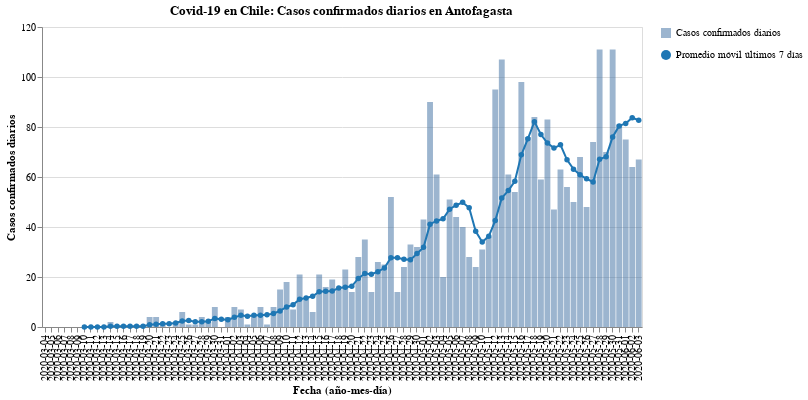

The cell this chart's notebook holds for it:
### Code cell
#hide_input
bars, line = my_cases_plot(region)
(bars + line).properties(
    title=f'Covid-19 en Chile: Casos confirmados diarios en {region}',
    width=600
)

### Figure 1 — Vega-Lite specification as saved in the notebook (floating-point values rounded to 4 significant figures)
{"config": {"view": {"continuousWidth": 400, "continuousHeight": 300}}, "layer": [{"mark": {"type": "bar", "opacity": 0.7}, "encoding": {"opacity": {"type": "nominal", "field": "Casos confirmados diarios", "legend": {"title": ""}}, "tooltip": [{"type": "nominal", "field": "Fecha"}, {"type": "quantitative", "field": "Casos confirmados"}], "x": {"type": "nominal", "axis": {"title": "Fecha (año-mes-día)"}, "field": "Fecha"}, "y": {"type": "quantitative", "axis": {"title": "Casos confirmados diarios"}, "field": "Casos confirmados"}}}, {"mark": {"type": "line", "color": "#1f77b4", "point": {"filled": true, "fill": "#1f77b4"}}, "encoding": {"shape": {"type": "nominal", "field": "Promedio móvil últimos 7 días", "legend": {"title": ""}}, "x": {"type": "nominal", "axis": {"title": "Fecha (año-mes-día)"}, "field": "Fecha"}, "y": {"type": "quantitative", "field": "Rolling"}}}], "data": {"name": "data-acb7026bdc476f519af882024f139931"}, "title": "Covid-19 en Chile: Casos confirmados diarios en Antofagasta", "width": 600, "$schema": "https://vega.github.io/schema/vega-lite/v4.8.1.json", "datasets": {"data-acb7026bdc476f519af882024f139931": [{"Fecha": "2020-03-04", "Casos confirmados": 0, "Rolling": null, "Casos confirmados diarios": "Casos confirmados diarios", "Promedio móvil últimos 7 días": "Promedio móvil últimos 7 días"}, {"Fecha": "2020-03-05", "Casos confirmados": 0, "Rolling": null, "Casos confirmados diarios": "Casos confirmados diarios", "Promedio móvil últimos 7 días": "Promedio móvil últimos 7 días"}, {"Fecha": "2020-03-06", "Casos confirmados": 0, "Rolling": null, "Casos confirmados diarios": "Casos confirmados diarios", "Promedio móvil últimos 7 días": "Promedio móvil últimos 7 días"}, {"Fecha": "2020-03-07", "Casos confirmados": 0, "Rolling": null, "Casos confirmados diarios": "Casos confirmados diarios", "Promedio móvil últimos 7 días": "Promedio móvil últimos 7 días"}, {"Fecha": "2020-03-08", "Casos confirmados": 0, "Rolling": null, "Casos confirmados diarios": "Casos confirmados diarios", "Promedio móvil últimos 7 días": "Promedio móvil últimos 7 días"}, {"Fecha": "2020-03-09", "Casos confirmados": 0, "Rolling": null, "Casos confirmados diarios": "Casos confirmados diarios", "Promedio móvil últimos 7 días": "Promedio móvil últimos 7 días"}, {"Fecha": "2020-03-10", "Casos confirmados": 0, "Rolling": 0.0, "Casos confirmados diarios": "Casos confirmados diarios", "Promedio móvil últimos 7 días": "Promedio móvil últimos 7 días"}, {"Fecha": "2020-03-11", "Casos confirmados": 0, "Rolling": 0.0, "Casos confirmados diarios": "Casos confirmados diarios", "Promedio móvil últimos 7 días": "Promedio móvil últimos 7 días"}, {"Fecha": "2020-03-12", "Casos confirmados": 0, "Rolling": 0.0, "Casos confirmados diarios": "Casos confirmados diarios", "Promedio móvil últimos 7 días": "Promedio móvil últimos 7 días"}, {"Fecha": "2020-03-13", "Casos confirmados": 0, "Rolling": 0.0, "Casos confirmados diarios": "Casos confirmados diarios", "Promedio móvil últimos 7 días": "Promedio móvil últimos 7 días"}, {"Fecha": "2020-03-14", "Casos confirmados": 2, "Rolling": 0.2857, "Casos confirmados diarios": "Casos confirmados diarios", "Promedio móvil últimos 7 días": "Promedio móvil últimos 7 días"}, {"Fecha": "2020-03-15", "Casos confirmados": 0, "Rolling": 0.2857, "Casos confirmados diarios": "Casos confirmados diarios", "Promedio móvil últimos 7 días": "Promedio móvil últimos 7 días"}, {"Fecha": "2020-03-16", "Casos confirmados": 0, "Rolling": 0.2857, "Casos confirmados diarios": "Casos confirmados diarios", "Promedio móvil últimos 7 días": "Promedio móvil últimos 7 días"}, {"Fecha": "2020-03-17", "Casos confirmados": 0, "Rolling": 0.2857, "Casos confirmados diarios": "Casos confirmados diarios", "Promedio móvil últimos 7 días": "Promedio móvil últimos 7 días"}, {"Fecha": "2020-03-18", "Casos confirmados": 0, "Rolling": 0.2857, "Casos confirmados diarios": "Casos confirmados diarios", "Promedio móvil últimos 7 días": "Promedio móvil últimos 7 días"}, {"Fecha": "2020-03-19", "Casos confirmados": 0, "Rolling": 0.2857, "Casos confirmados diarios": "Casos confirmados diarios", "Promedio móvil últimos 7 días": "Promedio móvil últimos 7 días"}, {"Fecha": "2020-03-20", "Casos confirmados": 4, "Rolling": 0.8571, "Casos confirmados diarios": "Casos confirmados diarios", "Promedio móvil últimos 7 días": "Promedio móvil últimos 7 días"}, {"Fecha": "2020-03-21", "Casos confirmados": 4, "Rolling": 1.143, "Casos confirmados diarios": "Casos confirmados diarios", "Promedio móvil últimos 7 días": "Promedio móvil últimos 7 días"}, {"Fecha": "2020-03-22", "Casos confirmados": 1, "Rolling": 1.286, "Casos confirmados diarios": "Casos confirmados diarios", "Promedio móvil últimos 7 días": "Promedio móvil últimos 7 días"}, {"Fecha": "2020-03-23", "Casos confirmados": 0, "Rolling": 1.286, "Casos confirmados diarios": "Casos confirmados diarios", "Promedio móvil últimos 7 días": "Promedio móvil últimos 7 días"}, {"Fecha": "2020-03-24", "Casos confirmados": 2, "Rolling": 1.571, "Casos confirmados diarios": "Casos confirmados diarios", "Promedio móvil últimos 7 días": "Promedio móvil últimos 7 días"}, {"Fecha": "2020-03-25", "Casos confirmados": 6, "Rolling": 2.429, "Casos confirmados diarios": "Casos confirmados diarios", "Promedio móvil últimos 7 días": "Promedio móvil últimos 7 días"}, {"Fecha": "2020-03-26", "Casos confirmados": 1, "Rolling": 2.571, "Casos confirmados diarios": "Casos confirmados diarios", "Promedio móvil últimos 7 días": "Promedio móvil últimos 7 días"}, {"Fecha": "2020-03-27", "Casos confirmados": 1, "Rolling": 2.143, "Casos confirmados diarios": "Casos confirmados diarios", "Promedio móvil últimos 7 días": "Promedio móvil últimos 7 días"}, {"Fecha": "2020-03-28", "Casos confirmados": 4, "Rolling": 2.143, "Casos confirmados diarios": "Casos confirmados diarios", "Promedio móvil últimos 7 días": "Promedio móvil últimos 7 días"}, {"Fecha": "2020-03-29", "Casos confirmados": 2, "Rolling": 2.286, "Casos confirmados diarios": "Casos confirmados diarios", "Promedio móvil últimos 7 días": "Promedio móvil últimos 7 días"}, {"Fecha": "2020-03-30", "Casos confirmados": 8, "Rolling": 3.429, "Casos confirmados diarios": "Casos confirmados diarios", "Promedio móvil últimos 7 días": "Promedio móvil últimos 7 días"}, {"Fecha": "2020-03-31", "Casos confirmados": 0, "Rolling": 3.143, "Casos confirmados diarios": "Casos confirmados diarios", "Promedio móvil últimos 7 días": "Promedio móvil últimos 7 días"}, {"Fecha": "2020-04-01", "Casos confirmados": 4, "Rolling": 2.857, "Casos confirmados diarios": "Casos confirmados diarios", "Promedio móvil últimos 7 días": "Promedio móvil últimos 7 días"}, {"Fecha": "2020-04-02", "Casos confirmados": 8, "Rolling": 3.857, "Casos confirmados diarios": "Casos confirmados diarios", "Promedio móvil últimos 7 días": "Promedio móvil últimos 7 días"}, {"Fecha": "2020-04-03", "Casos confirmados": 7, "Rolling": 4.714, "Casos confirmados diarios": "Casos confirmados diarios", "Promedio móvil últimos 7 días": "Promedio móvil últimos 7 días"}, {"Fecha": "2020-04-04", "Casos confirmados": 1, "Rolling": 4.286, "Casos confirmados diarios": "Casos confirmados diarios", "Promedio móvil últimos 7 días": "Promedio móvil últimos 7 días"}, {"Fecha": "2020-04-05", "Casos confirmados": 5, "Rolling": 4.714, "Casos confirmados diarios": "Casos confirmados diarios", "Promedio móvil últimos 7 días": "Promedio móvil últimos 7 días"}, {"Fecha": "2020-04-06", "Casos confirmados": 8, "Rolling": 4.714, "Casos confirmados diarios": "Casos confirmados diarios", "Promedio móvil últimos 7 días": "Promedio móvil últimos 7 días"}, {"Fecha": "2020-04-07", "Casos confirmados": 1, "Rolling": 4.857, "Casos confirmados diarios": "Casos confirmados diarios", "Promedio móvil últimos 7 días": "Promedio móvil últimos 7 días"}, {"Fecha": "2020-04-08", "Casos confirmados": 8, "Rolling": 5.429, "Casos confirmados diarios": "Casos confirmados diarios", "Promedio móvil últimos 7 días": "Promedio móvil últimos 7 días"}, {"Fecha": "2020-04-09", "Casos confirmados": 15, "Rolling": 6.429, "Casos confirmados diarios": "Casos confirmados diarios", "Promedio móvil últimos 7 días": "Promedio móvil últimos 7 días"}, {"Fecha": "2020-04-10", "Casos confirmados": 18, "Rolling": 8.0, "Casos confirmados diarios": "Casos confirmados diarios", "Promedio móvil últimos 7 días": "Promedio móvil últimos 7 días"}, {"Fecha": "2020-04-11", "Casos confirmados": 7, "Rolling": 8.857, "Casos confirmados diarios": "Casos confirmados diarios", "Promedio móvil últimos 7 días": "Promedio móvil últimos 7 días"}, {"Fecha": "2020-04-12", "Casos confirmados": 21, "Rolling": 11.14, "Casos confirmados diarios": "Casos confirmados diarios", "Promedio móvil últimos 7 días": "Promedio móvil últimos 7 días"}, {"Fecha": "2020-04-13", "Casos confirmados": 11, "Rolling": 11.57, "Casos confirmados diarios": "Casos confirmados diarios", "Promedio móvil últimos 7 días": "Promedio móvil últimos 7 días"}, {"Fecha": "2020-04-14", "Casos confirmados": 6, "Rolling": 12.29, "Casos confirmados diarios": "Casos confirmados diarios", "Promedio móvil últimos 7 días": "Promedio móvil últimos 7 días"}, {"Fecha": "2020-04-15", "Casos confirmados": 21, "Rolling": 14.14, "Casos confirmados diarios": "Casos confirmados diarios", "Promedio móvil últimos 7 días": "Promedio móvil últimos 7 días"}, {"Fecha": "2020-04-16", "Casos confirmados": 16, "Rolling": 14.29, "Casos confirmados diarios": "Casos confirmados diarios", "Promedio móvil últimos 7 días": "Promedio móvil últimos 7 días"}, {"Fecha": "2020-04-17", "Casos confirmados": 19, "Rolling": 14.43, "Casos confirmados diarios": "Casos confirmados diarios", "Promedio móvil últimos 7 días": "Promedio móvil últimos 7 días"}, {"Fecha": "2020-04-18", "Casos confirmados": 15, "Rolling": 15.57, "Casos confirmados diarios": "Casos confirmados diarios", "Promedio móvil últimos 7 días": "Promedio móvil últimos 7 días"}, {"Fecha": "2020-04-19", "Casos confirmados": 23, "Rolling": 15.86, "Casos confirmados diarios": "Casos confirmados diarios", "Promedio móvil últimos 7 días": "Promedio móvil últimos 7 días"}, {"Fecha": "2020-04-20", "Casos confirmados": 14, "Rolling": 16.29, "Casos confirmados diarios": "Casos confirmados diarios", "Promedio móvil últimos 7 días": "Promedio móvil últimos 7 días"}, {"Fecha": "2020-04-21", "Casos confirmados": 28, "Rolling": 19.43, "Casos confirmados diarios": "Casos confirmados diarios", "Promedio móvil últimos 7 días": "Promedio móvil últimos 7 días"}, {"Fecha": "2020-04-22", "Casos confirmados": 35, "Rolling": 21.43, "Casos confirmados diarios": "Casos confirmados diarios", "Promedio móvil últimos 7 días": "Promedio móvil últimos 7 días"}, {"Fecha": "2020-04-23", "Casos confirmados": 14, "Rolling": 21.14, "Casos confirmados diarios": "Casos confirmados diarios", "Promedio móvil últimos 7 días": "Promedio móvil últimos 7 días"}, {"Fecha": "2020-04-24", "Casos confirmados": 26, "Rolling": 22.14, "Casos confirmados diarios": "Casos confirmados diarios", "Promedio móvil últimos 7 días": "Promedio móvil últimos 7 días"}, {"Fecha": "2020-04-25", "Casos confirmados": 25, "Rolling": 23.57, "Casos confirmados diarios": "Casos confirmados diarios", "Promedio móvil últimos 7 días": "Promedio móvil últimos 7 días"}, {"Fecha": "2020-04-26", "Casos confirmados": 52, "Rolling": 27.71, "Casos confirmados diarios": "Casos confirmados diarios", "Promedio móvil últimos 7 días": "Promedio móvil últimos 7 días"}, {"Fecha": "2020-04-27", "Casos confirmados": 14, "Rolling": 27.71, "Casos confirmados diarios": "Casos confirmados diarios", "Promedio móvil últimos 7 días": "Promedio móvil últimos 7 días"}, {"Fecha": "2020-04-28", "Casos confirmados": 24, "Rolling": 27.14, "Casos confirmados diarios": "Casos confirmados diarios", "Promedio móvil últimos 7 días": "Promedio móvil últimos 7 días"}, {"Fecha": "2020-04-29", "Casos confirmados": 33, "Rolling": 26.86, "Casos confirmados diarios": "Casos confirmados diarios", "Promedio móvil últimos 7 días": "Promedio móvil últimos 7 días"}, {"Fecha": "2020-04-30", "Casos confirmados": 32, "Rolling": 29.43, "Casos confirmados diarios": "Casos confirmados diarios", "Promedio móvil últimos 7 días": "Promedio móvil últimos 7 días"}, {"Fecha": "2020-05-01", "Casos confirmados": 43, "Rolling": 31.86, "Casos confirmados diarios": "Casos confirmados diarios", "Promedio móvil últimos 7 días": "Promedio móvil últimos 7 días"}, {"Fecha": "2020-05-02", "Casos confirmados": 90, "Rolling": 41.14, "Casos confirmados diarios": "Casos confirmados diarios", "Promedio móvil últimos 7 días": "Promedio móvil últimos 7 días"}, {"Fecha": "2020-05-03", "Casos confirmados": 61, "Rolling": 42.43, "Casos confirmados diarios": "Casos confirmados diarios", "Promedio móvil últimos 7 días": "Promedio móvil últimos 7 días"}, {"Fecha": "2020-05-04", "Casos confirmados": 20, "Rolling": 43.29, "Casos confirmados diarios": "Casos confirmados diarios", "Promedio móvil últimos 7 días": "Promedio móvil últimos 7 días"}, {"Fecha": "2020-05-05", "Casos confirmados": 51, "Rolling": 47.14, "Casos confirmados diarios": "Casos confirmados diarios", "Promedio móvil últimos 7 días": "Promedio móvil últimos 7 días"}, {"Fecha": "2020-05-06", "Casos confirmados": 44, "Rolling": 48.71, "Casos confirmados diarios": "Casos confirmados diarios", "Promedio móvil últimos 7 días": "Promedio móvil últimos 7 días"}, {"Fecha": "2020-05-07", "Casos confirmados": 40, "Rolling": 49.86, "Casos confirmados diarios": "Casos confirmados diarios", "Promedio móvil últimos 7 días": "Promedio móvil últimos 7 días"}, {"Fecha": "2020-05-08", "Casos confirmados": 28, "Rolling": 47.71, "Casos confirmados diarios": "Casos confirmados diarios", "Promedio móvil últimos 7 días": "Promedio móvil últimos 7 días"}, {"Fecha": "2020-05-09", "Casos confirmados": 24, "Rolling": 38.29, "Casos confirmados diarios": "Casos confirmados diarios", "Promedio móvil últimos 7 días": "Promedio móvil últimos 7 días"}, {"Fecha": "2020-05-10", "Casos confirmados": 31, "Rolling": 34.0, "Casos confirmados diarios": "Casos confirmados diarios", "Promedio móvil últimos 7 días": "Promedio móvil últimos 7 días"}, {"Fecha": "2020-05-11", "Casos confirmados": 36, "Rolling": 36.29, "Casos confirmados diarios": "Casos confirmados diarios", "Promedio móvil últimos 7 días": "Promedio móvil últimos 7 días"}, {"Fecha": "2020-05-12", "Casos confirmados": 95, "Rolling": 42.57, "Casos confirmados diarios": "Casos confirmados diarios", "Promedio móvil últimos 7 días": "Promedio móvil últimos 7 días"}, {"Fecha": "2020-05-13", "Casos confirmados": 107, "Rolling": 51.57, "Casos confirmados diarios": "Casos confirmados diarios", "Promedio móvil últimos 7 días": "Promedio móvil últimos 7 días"}, {"Fecha": "2020-05-14", "Casos confirmados": 61, "Rolling": 54.57, "Casos confirmados diarios": "Casos confirmados diarios", "Promedio móvil últimos 7 días": "Promedio móvil últimos 7 días"}, {"Fecha": "2020-05-15", "Casos confirmados": 54, "Rolling": 58.29, "Casos confirmados diarios": "Casos confirmados diarios", "Promedio móvil últimos 7 días": "Promedio móvil últimos 7 días"}, {"Fecha": "2020-05-16", "Casos confirmados": 98, "Rolling": 68.86, "Casos confirmados diarios": "Casos confirmados diarios", "Promedio móvil últimos 7 días": "Promedio móvil últimos 7 días"}, {"Fecha": "2020-05-17", "Casos confirmados": 76, "Rolling": 75.29, "Casos confirmados diarios": "Casos confirmados diarios", "Promedio móvil últimos 7 días": "Promedio móvil últimos 7 días"}, {"Fecha": "2020-05-18", "Casos confirmados": 84, "Rolling": 82.14, "Casos confirmados diarios": "Casos confirmados diarios", "Promedio móvil últimos 7 días": "Promedio móvil últimos 7 días"}, {"Fecha": "2020-05-19", "Casos confirmados": 59, "Rolling": 77.0, "Casos confirmados diarios": "Casos confirmados diarios", "Promedio móvil últimos 7 días": "Promedio móvil últimos 7 días"}, {"Fecha": "2020-05-20", "Casos confirmados": 83, "Rolling": 73.57, "Casos confirmados diarios": "Casos confirmados diarios", "Promedio móvil últimos 7 días": "Promedio móvil últimos 7 días"}, {"Fecha": "2020-05-21", "Casos confirmados": 47, "Rolling": 71.57, "Casos confirmados diarios": "Casos confirmados diarios", "Promedio móvil últimos 7 días": "Promedio móvil últimos 7 días"}, {"Fecha": "2020-05-22", "Casos confirmados": 63, "Rolling": 72.86, "Casos confirmados diarios": "Casos confirmados diarios", "Promedio móvil últimos 7 días": "Promedio móvil últimos 7 días"}, {"Fecha": "2020-05-23", "Casos confirmados": 56, "Rolling": 66.86, "Casos confirmados diarios": "Casos confirmados diarios", "Promedio móvil últimos 7 días": "Promedio móvil últimos 7 días"}, {"Fecha": "2020-05-24", "Casos confirmados": 50, "Rolling": 63.14, "Casos confirmados diarios": "Casos confirmados diarios", "Promedio móvil últimos 7 días": "Promedio móvil últimos 7 días"}, {"Fecha": "2020-05-25", "Casos confirmados": 68, "Rolling": 60.86, "Casos confirmados diarios": "Casos confirmados diarios", "Promedio móvil últimos 7 días": "Promedio móvil últimos 7 días"}, {"Fecha": "2020-05-26", "Casos confirmados": 48, "Rolling": 59.29, "Casos confirmados diarios": "Casos confirmados diarios", "Promedio móvil últimos 7 días": "Promedio móvil últimos 7 días"}, {"Fecha": "2020-05-27", "Casos confirmados": 74, "Rolling": 58.0, "Casos confirmados diarios": "Casos confirmados diarios", "Promedio móvil últimos 7 días": "Promedio móvil últimos 7 días"}, {"Fecha": "2020-05-28", "Casos confirmados": 111, "Rolling": 67.14, "Casos confirmados diarios": "Casos confirmados diarios", "Promedio móvil últimos 7 días": "Promedio móvil últimos 7 días"}, {"Fecha": "2020-05-29", "Casos confirmados": 70, "Rolling": 68.14, "Casos confirmados diarios": "Casos confirmados diarios", "Promedio móvil últimos 7 días": "Promedio móvil últimos 7 días"}, {"Fecha": "2020-05-30", "Casos confirmados": 111, "Rolling": 76.0, "Casos confirmados diarios": "Casos confirmados diarios", "Promedio móvil últimos 7 días": "Promedio móvil últimos 7 días"}, {"Fecha": "2020-05-31", "Casos confirmados": 81, "Rolling": 80.43, "Casos confirmados diarios": "Casos confirmados diarios", "Promedio móvil últimos 7 días": "Promedio móvil últimos 7 días"}, {"Fecha": "2020-06-01", "Casos confirmados": 75, "Rolling": 81.43, "Casos confirmados diarios": "Casos confirmados diarios", "Promedio móvil últimos 7 días": "Promedio móvil últimos 7 días"}, {"Fecha": "2020-06-02", "Casos confirmados": 64, "Rolling": 83.71, "Casos confirmados diarios": "Casos confirmados diarios", "Promedio móvil últimos 7 días": "Promedio móvil últimos 7 días"}, {"Fecha": "2020-06-03", "Casos confirmados": 67, "Rolling": 82.71, "Casos confirmados diarios": "Casos confirmados diarios", "Promedio móvil últimos 7 días": "Promedio móvil últimos 7 días"}]}}
